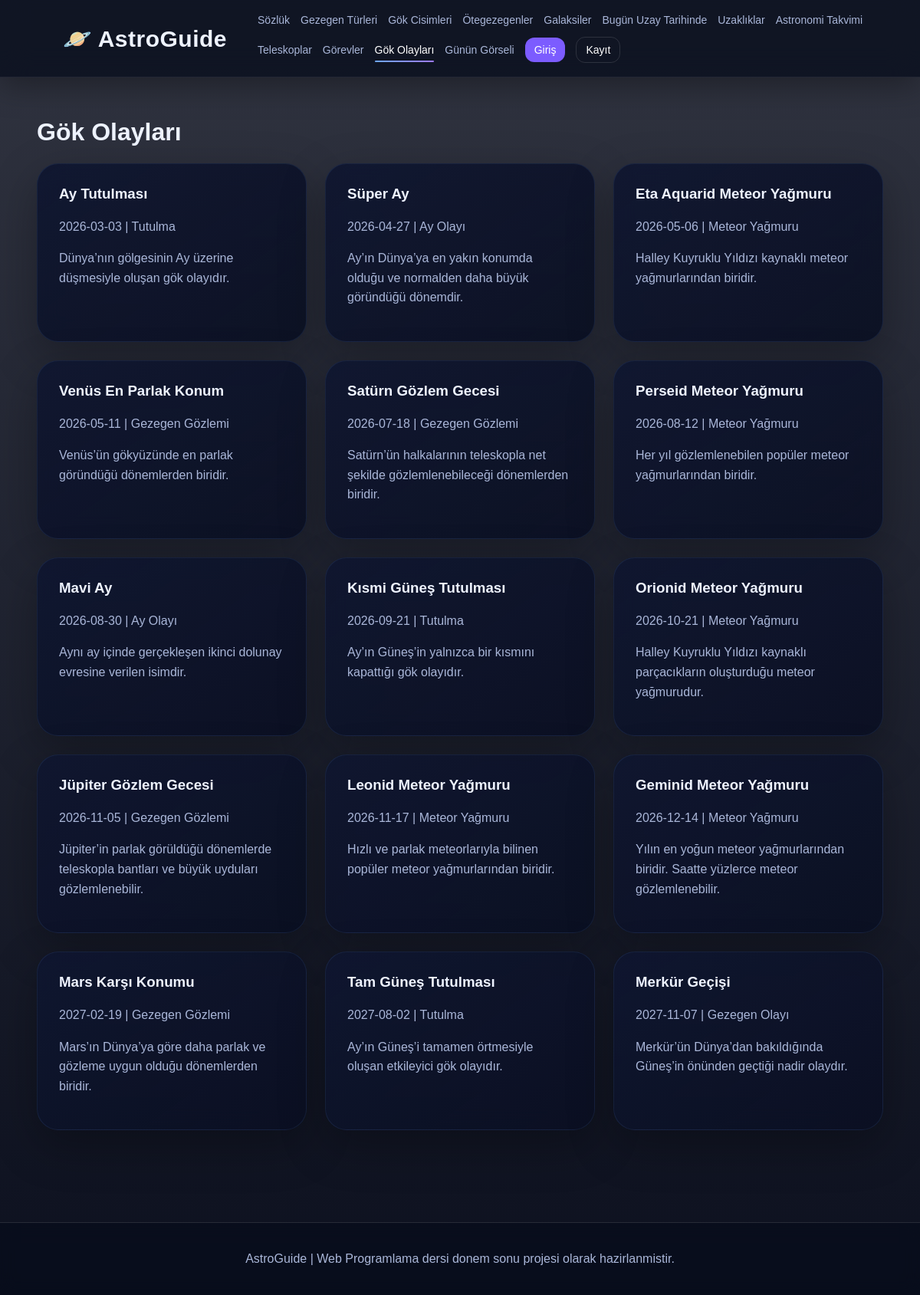
Screenshot of /public/events.php with the database file from the repository.
### tables this page shows
CREATE TABLE space_events (
    id INT AUTO_INCREMENT PRIMARY KEY,
    title VARCHAR(150) NOT NULL,
    event_date DATE NOT NULL,
    category VARCHAR(80) NOT NULL,
    description TEXT NOT NULL,
    created_at TIMESTAMP DEFAULT CURRENT_TIMESTAMP
);

### public/events.php (the view)
<?php
require_once '../config/db.php';
include '../includes/header.php';
$stmt = $pdo->query("SELECT * FROM space_events ORDER BY event_date ASC");
$events = $stmt->fetchAll(PDO::FETCH_ASSOC);
?>
<h1>Gök Olayları</h1>
<div class="grid">
<?php foreach ($events as $event): ?>
    <div class="card">
        <h3><?php echo htmlspecialchars($event['title']); ?></h3>
        <p class="muted"><?php echo htmlspecialchars($event['event_date']); ?> | <?php echo htmlspecialchars($event['category']); ?></p>
        <p><?php echo htmlspecialchars($event['description']); ?></p>
    </div>
<?php endforeach; ?>
</div>
<?php include '../includes/footer.php'; ?>

### public/assets/css/style.css (style rules this page uses)
:root { --bg: #070b1f; --panel: rgba(18, 25, 51, 0.74); --panel-dark: rgba(10, 15, 34, 0.88); --text: #eef3ff; --muted: #aab7d9; --accent: #7c5cff; --accent-2: #23d5ff; --danger: #ff5c7a; --success: #32d583; --border: rgba(255, 255, 255, 0.12); }
* { box-sizing: border-box; }
body { margin: 0; min-height: 100vh; font-family: Arial, Helvetica, sans-serif; color: var(--text); background: linear-gradient(rgba(3, 7, 22, 0.82), rgba(3, 7, 22, 0.96)), url("https://images.unsplash.com/photo-1462331940025-496dfbfc7564?q=80&w=2070&auto=format&fit=crop"); background-size: cover; background-position: center; background-attachment: fixed; }
.hero-card, .card, .form-card, .table-card { border: 1px solid var(--border); border-radius: 24px; padding: 28px; box-shadow: 0 20px 60px rgba(0, 0, 0, 0.28); }
.grid { display: grid; grid-template-columns: repeat(3, 1fr); gap: 24px; }
.card { position: relative; overflow: hidden; border-radius: 28px; border-color: rgba(110, 168, 255, 0.10); background: linear-gradient(145deg, rgba(15, 22, 48, 0.92), var(--panel-dark)); backdrop-filter: blur(14px); transition: transform 0.28s ease, border 0.28s ease, box-shadow 0.28s ease; }
.card::before { content: ""; position: absolute; top: 0; left: 0; width: 100%; height: 3px; opacity: 0; background: linear-gradient(90deg, #5ea8ff, #8d6cff); transition: opacity 0.28s ease; }
.card h3 { margin-top: 0; }
.card p, .muted { color: var(--muted); line-height: 1.6; }

### rows the page displays
space_events: title "Ay Tutulması", event_date "2026-03-03", category "Tutulma", description "Dünya’nın gölgesinin Ay üzerine düşmesiyle oluşan gök olayıdır."
space_events: title "Süper Ay", event_date "2026-04-27", category "Ay Olayı", description "Ay’ın Dünya’ya en yakın konumda olduğu ve normalden daha büyük göründüğü dönemdir."
space_events: title "Eta Aquarid Meteor Yağmuru", event_date "2026-05-06", category "Meteor Yağmuru", description "Halley Kuyruklu Yıldızı kaynaklı meteor yağmurlarından biridir."
space_events: title "Venüs En Parlak Konum", event_date "2026-05-11", category "Gezegen Gözlemi", description "Venüs’ün gökyüzünde en parlak göründüğü dönemlerden biridir."
space_events: title "Satürn Gözlem Gecesi", event_date "2026-07-18", category "Gezegen Gözlemi", description "Satürn’ün halkalarının teleskopla net şekilde gözlemlenebileceği dönemlerden biridir."
space_events: title "Perseid Meteor Yağmuru", event_date "2026-08-12", category "Meteor Yağmuru", description "Her yıl gözlemlenebilen popüler meteor yağmurlarından biridir."
space_events: title "Mavi Ay", event_date "2026-08-30", category "Ay Olayı", description "Aynı ay içinde gerçekleşen ikinci dolunay evresine verilen isimdir."
space_events: title "Kısmi Güneş Tutulması", event_date "2026-09-21", category "Tutulma", description "Ay’ın Güneş’in yalnızca bir kısmını kapattığı gök olayıdır."
space_events: title "Orionid Meteor Yağmuru", event_date "2026-10-21", category "Meteor Yağmuru", description "Halley Kuyruklu Yıldızı kaynaklı parçacıkların oluşturduğu meteor yağmurudur."
space_events: title "Jüpiter Gözlem Gecesi", event_date "2026-11-05", category "Gezegen Gözlemi", description "Jüpiter’in parlak görüldüğü dönemlerde teleskopla bantları ve büyük uyduları gözlemlenebilir."
space_events: title "Leonid Meteor Yağmuru", event_date "2026-11-17", category "Meteor Yağmuru", description "Hızlı ve parlak meteorlarıyla bilinen popüler meteor yağmurlarından biridir."
space_events: title "Geminid Meteor Yağmuru", event_date "2026-12-14", category "Meteor Yağmuru", description "Yılın en yoğun meteor yağmurlarından biridir. Saatte yüzlerce meteor gözlemlenebilir."
space_events: title "Mars Karşı Konumu", event_date "2027-02-19", category "Gezegen Gözlemi", description "Mars’ın Dünya’ya göre daha parlak ve gözleme uygun olduğu dönemlerden biridir."
space_events: title "Tam Güneş Tutulması", event_date "2027-08-02", category "Tutulma", description "Ay’ın Güneş’i tamamen örtmesiyle oluşan etkileyici gök olayıdır."
space_events: title "Merkür Geçişi", event_date "2027-11-07", category "Gezegen Olayı", description "Merkür’ün Dünya’dan bakıldığında Güneş’in önünden geçtiği nadir olaydır."
